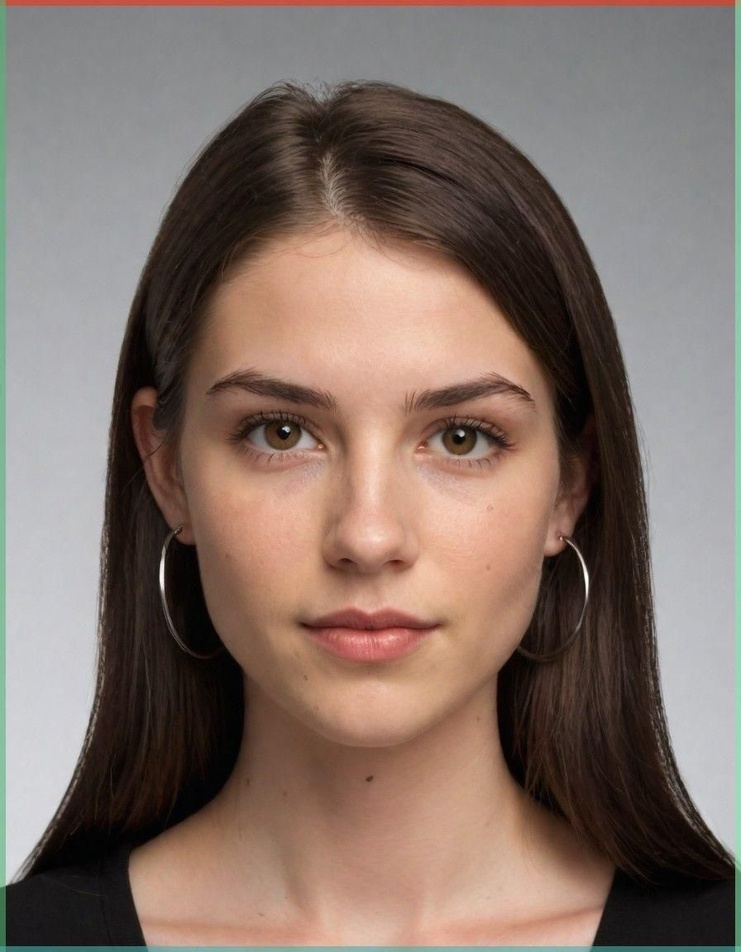
#> input picture sample.jpg, 741 x 952 px, shrunk from 896 x 1152 before the run
$ python detect_photo.py
#> lines starting #> are read from the running program, lines starting #| are printed output that depends on the picture; after the words box and inside, x2 and y2 are one past the last pixel; in counts of white or black regions, pixels touching at a corner belong together
import cv2

face_cascade = cv2.CascadeClassifier(
    cv2.data.haarcascades + "haarcascade_frontalface_default.xml"
)

eye_cascade = cv2.CascadeClassifier(
    cv2.data.haarcascades + "haarcascade_eye.xml"
)

image = cv2.imread("sample.jpg")
#> image is the input picture: shape (952, 741, 3); mean B, G, R 104.2, 113, 130.9

if image is None:
    print("Фото табылмады")
    exit()

gray = cv2.cvtColor(image, cv2.COLOR_BGR2GRAY)
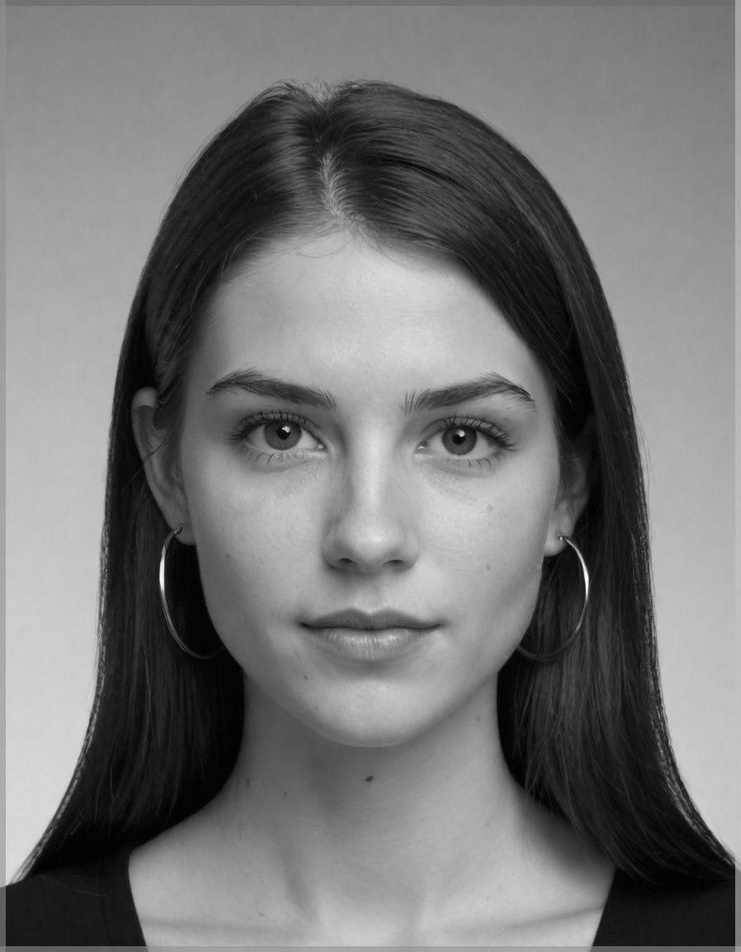
#> gray: shape (952, 741); min 0, max 254, mean 117.4

faces = face_cascade.detectMultiScale(gray, 1.3, 5)
#> faces = [[133, 254, 469, 469]]

for (x, y, w, h) in faces:
    cv2.rectangle(image, (x, y), (x+w, y+h), (0, 255, 0), 2)

    roi_gray = gray[y:y+h, x:x+w]

    eyes = eye_cascade.detectMultiScale(roi_gray)

    if len(eyes) == 0:
        status = "EYES CLOSED"
        color = (0, 0, 255)
    else:
        status = "EYES OPEN"
        color = (0, 255, 0)

        for (ex, ey, ew, eh) in eyes:
            cv2.rectangle(image,
                          (x+ex, y+ey),
                          (x+ex+ew, y+ey+eh),
                          (255, 0, 0), 2)

    cv2.putText(image, status, (x, y-10),
                cv2.FONT_HERSHEY_SIMPLEX,
                0.8, color, 2)
#> this loop made 1 pass
#> (x, y, w, h, status, color) on pass 1: (133, 254, 469, 469, 'EYES OPEN', (0, 255, 0))
#> pass 1, `roi_gray = gray[y:y+h, x:x+w]`:
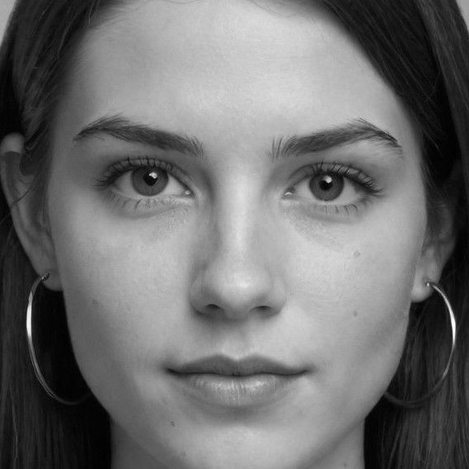
#> roi_gray: shape (469, 469); min 0, max 254, mean 111.5
#> after the loop:
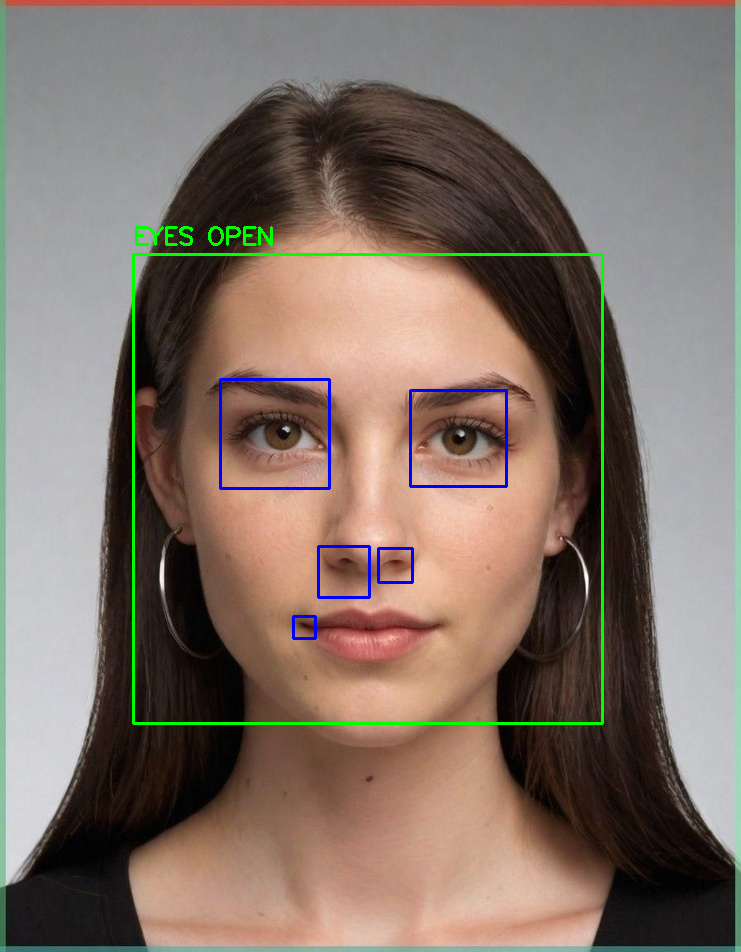
#> image: shape (952, 741, 3); 1.48% of pixels changed, all inside (x1, y1, x2, y2) = (132, 226, 604, 725)

print("Faces:", len(faces))
#| Faces: 1

cv2.imshow("Photo Detection", image)
cv2.waitKey(0)
cv2.destroyAllWindows()
